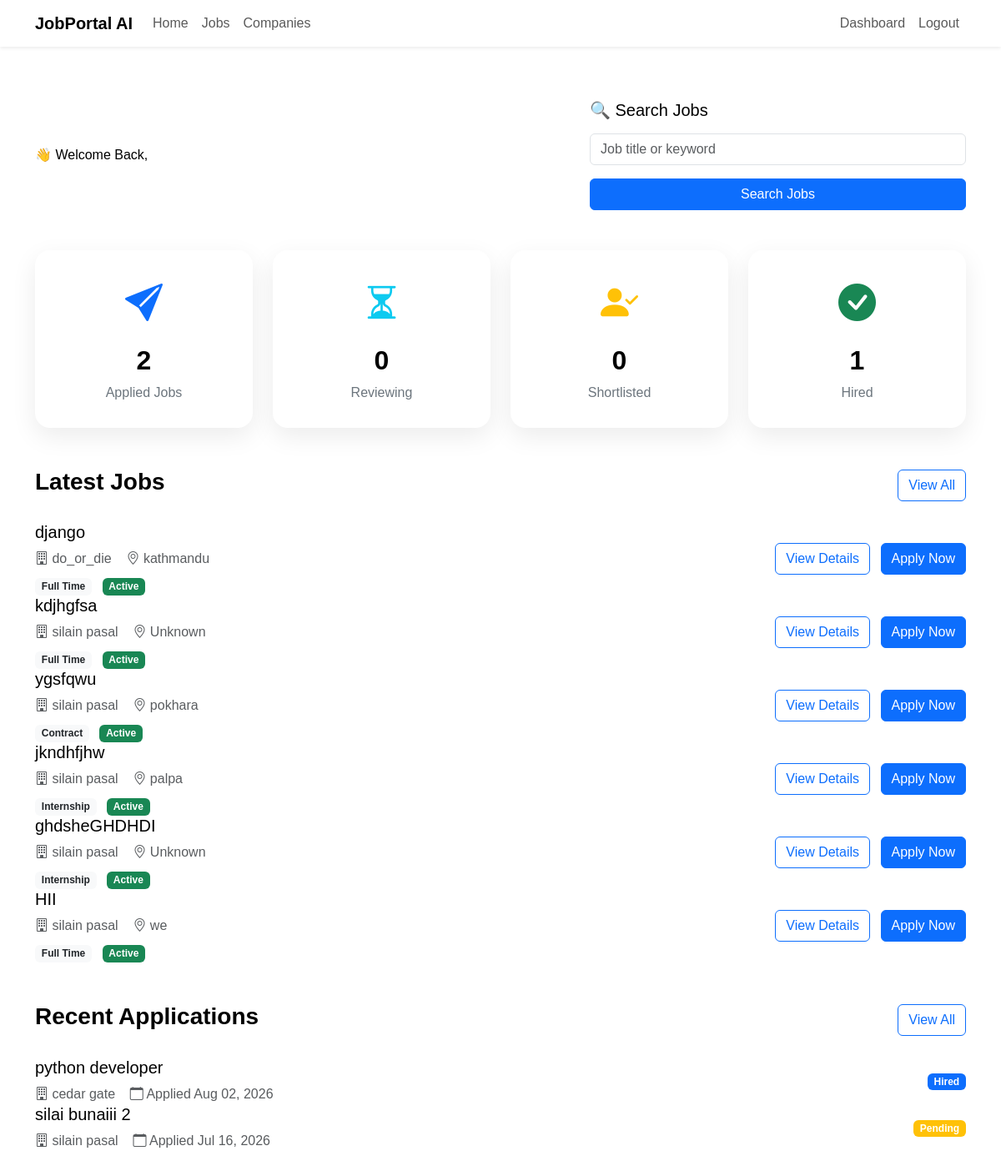
Screenshot of /applications/dashboard/ (signed in) with the database file from the repository.
### jobs/models.py (models this page shows, shortened)
class Job(models.Model):
    class EmploymentType(models.TextChoices):
        FULL_TIME = "Full Time"
        PART_TIME = "Part Time"
        INTERNSHIP = "Internship"
        CONTRACT = "Contract"
    class ExperienceLevel(models.TextChoices):
        ENTRY =  "Entry Level"
        MID =  "Mid Level"
        SENIOR = "Senior Level"
    company = models.ForeignKey(Company,on_delete=models.CASCADE,related_name="jobs")
    title = models.CharField(max_length=200)
    slug = models.SlugField(unique=True,blank=True)
    description = models.TextField()
    location = models.CharField(max_length=150)
    employment_type = models.CharField(max_length=20,choices=EmploymentType.choices)
    experience_level = models.CharField( max_length=20, choices=ExperienceLevel.choices )
    salary_min = models.PositiveIntegerField()
    salary_max = models.PositiveIntegerField()
    vacancies = models.PositiveIntegerField(default=1)
    deadline = models.DateField()
    is_active = models.BooleanField(default=True)
    created_at = models.DateTimeField(auto_now_add=True)
    updated_at = models.DateTimeField(auto_now=True)

### companies/models.py (models this page shows, shortened)
class Company(models.Model):
    owner = models.OneToOneField(settings.AUTH_USER_MODEL,on_delete=models.CASCADE,related_name="company")
    company_name = models.CharField(max_length=200)
    slug = models.SlugField(unique=True, blank=True)
    logo = models.ImageField( upload_to="company_logos/", blank=True, null=True)
    description = models.TextField()
    website = models.URLField(blank=True)
    email = models.EmailField()
    phone = models.CharField(max_length=20)
    address = models.TextField()
    location = models.CharField(max_length=255)
    city = models.CharField(max_length=100)
    country = models.CharField(max_length=100)
    established_date = models.DateField()
    employee_count = models.PositiveIntegerField()
    created_at = models.DateTimeField(auto_now_add=True)
    updated_at = models.DateTimeField(auto_now=True)

### applications/models.py (models this page shows, shortened)
class Application(models.Model):
    applicant = models.ForeignKey( settings.AUTH_USER_MODEL, on_delete=models.CASCADE, related_name="applications" )
    job = models.ForeignKey( Job, on_delete=models.CASCADE,related_name="applications")
    resume = models.FileField( upload_to="resumes/")
    cover_letter = models.TextField( blank=True)
    status = models.CharField( max_length=20,choices=Applicationstatus.choices,default=Applicationstatus.PENDING )
    applied_at = models.DateTimeField(auto_now_add=True)
    first_name = models.CharField(max_length=100, default="")
    last_name = models.CharField(max_length=100, default="")
    location = models.CharField(max_length=100, default="")
    class Meta:
        ordering = ["-applied_at"]
        unique_together = ("applicant", "job")

### applications/views.py (the view)
# urls.py: path("dashboard/",views.applicant_dashboard,name="applicant-dashboard" ),
@login_required
def applicant_dashboard(request):
    if request.user.role != "APPLICANT":
        return redirect("dashboard")
    applied_jobs = Application.objects.filter(applicant=request.user).count()
    interview_jobs = Application.objects.filter(applicant=request.user,status=Applicationstatus.SHORTLISTED).count()
    accepted_jobs = Application.objects.filter(applicant=request.user,status=Applicationstatus.HIRED ).count()
    recent_applications = Application.objects.filter(applicant=request.user )[:5]
    recommended_jobs = Job.objects.filter(is_active=True).exclude( applications__applicant=request.user )[:6]
    reviewing_jobs = Application.objects.filter(applicant=request.user,status=Applicationstatus.REVIEWING).count()
    context = {
    "applied_jobs": applied_jobs,
    "reviewing_jobs": reviewing_jobs,
    "interview_jobs": interview_jobs,
    "accepted_jobs": accepted_jobs,
    "recommended_jobs": recommended_jobs,
    "recent_applications": recent_applications,
}
    return render(request,"applications/applicant_dashboard.html",context )

### templates/applications/applicant_dashboard.html (shortened to what this page needs)
{% extends "dashboard_base.html" %}
{% load static %}
{% block content %}
<div class="container py-4">
<section class="hero-dashboard mb-5">
    <div class="row align-items-center">
        <div class="col-lg-7">
            <span class="hero-tag">
                👋 Welcome Back, {{ request.user.first_name }}
            </span>
        </div>
        <div class="col-lg-5">
            <div class="search-card">
                <h5 class="mb-3">
                    🔍 Search Jobs
                </h5>
                <form method="GET" action="{% url 'job-list' %}">
                    <div class="mb-3">
                        <input
                            type="text"
                            name="keyword"
                            class="form-control"
                            placeholder="Job title or keyword">
                    </div>
                    <button
                        class="btn btn-primary w-100">
                        Search Jobs
                    </button>
                </form>
            </div>
        </div>
    </div>
</section>
    <section class="mb-5">
        <div class="row g-4">
            <div class="col-lg-3 col-md-6">
                <div class="dashboard-card">
                    <i class="bi bi-send-fill stat-icon text-primary"></i>
                    <h2>{{ applied_jobs }}</h2>
                    <p>Applied Jobs</p>
                </div>
            </div>
            <div class="col-lg-3 col-md-6">
                <div class="dashboard-card">
                    <i class="bi bi-hourglass-split stat-icon text-info"></i>
                    <h2>{{ reviewing_jobs }}</h2>
                    <p>Reviewing</p>
                </div>
            </div>
            <div class="col-lg-3 col-md-6">
                <div class="dashboard-card">
                    <i class="bi bi-person-check-fill stat-icon text-warning"></i>
                    <h2>{{ interview_jobs }}</h2>
                    <p>Shortlisted</p>
                </div>
            </div>
            <div class="col-lg-3 col-md-6">
                <div class="dashboard-card">
                    <i class="bi bi-check-circle-fill stat-icon text-success"></i>
                    <h2>{{ accepted_jobs }}</h2>
                    <p>Hired</p>
                </div>
            </div>
        </div>
    </section>
    <section>
        <div class="d-flex justify-content-between align-items-center mb-4">
            <h3 class="fw-bold">
                Latest Jobs
            </h3>
            <a href="{% url 'job-list' %}" class="btn btn-outline-primary">
                View All
            </a>
        </div>
        {% for job in recommended_jobs %}
        <div class="job-card">
            <div class="row align-items-center">
                <div class="col-lg-8">
                    <h5 class="mb-2">
                        {{ job.title }}
                    </h5>
                    <p class="text-muted mb-2">
                        <i class="bi bi-building"></i>
                        {{ job.company.company_name }}
                        <i class="bi bi-geo-alt"></i>
                        {{ job.location }}
                    </p>
                    <div>
                        <span class="badge bg-light text-dark">
                            {{ job.get_employment_type_display }}
                        </span>
                        <span class="badge bg-success ms-2">
                            Active
                        </span>
                    </div>
                </div>
                <div class="col-lg-4 text-lg-end mt-3 mt-lg-0">
                    <a href="{% url 'job-detail' job.pk %}"
                       class="btn btn-outline-primary me-2">
                        View Details
                    </a>
                    <a href="{% url 'apply-job' job.pk %}"
                       class="btn btn-primary">
                        Apply Now
                    </a>
                </div>
            </div>
        </div>
       {% endfor %}
    </section>
    <section class="mt-5">
        <div class="d-flex justify-content-between align-items-center mb-4">
            <h3 class="fw-bold">
                Recent Applications
            </h3>
            <a href="{% url 'my-applications' %}" class="btn btn-outline-primary">
                View All
            </a>
        </div>
        {% for application in recent_applications %}
        <div class="job-card">
            <div class="row align-items-center">
                <div class="col-lg-8">
                    <h5 class="mb-2">
                        {{ application.job.title }}
                    </h5>
                    <p class="text-muted mb-0">
                        <i class="bi bi-building"></i>
                        {{ application.job.company.company_name }}
                        <i class="bi bi-calendar"></i>
                        Applied {{ application.applied_at|date:"M d, Y" }}
                    </p>
                </div>
                <div class="col-lg-4 text-lg-end mt-3 mt-lg-0">
                    {% if application.status == "Pending" %}
                        <span class="badge bg-warning">{{ application.status }}</span>
                    {% elif application.status == "Reviewing" %}
                        <span class="badge bg-info">{{ application.status }}</span>
                    {% elif application.status == "Shortlisted" %}
                        <span class="badge bg-success">{{ application.status }}</span>
                    {% elif application.status == "Hired" %}
                        <span class="badge bg-primary">{{ application.status }}</span>
                    {% elif application.status == "Rejected" %}
                        <span class="badge bg-danger">{{ application.status }}</span>
                    {% endif %}
                </div>
            </div>
        </div>
        {% endfor %}
    </section>
</div>
{% endblock %}

### static/css/style.css (style rules this page uses)
* { margin:0; padding:0; box-sizing:border-box; }
body { font-family:'Poppins',sans-serif; background:var(--light); color:var(--dark); }
a { text-decoration:none; }
.dashboard-card { background:#fff; border-radius:18px; padding:30px; text-align:center; box-shadow:0 10px 30px rgba(0,0,0,.08); transition:.3s; height:100%; }
.dashboard-card h2 { font-weight:700; margin-top:15px; }
.dashboard-card p { color:#6c757d; margin-bottom:0; }
.stat-icon { font-size:45px; }
.btn-primary-custom, .btn-outline-primary, .btn-outline-secondary, .btn-outline-danger, .btn-outline-info, .btn-outline-warning { display:inline-flex; align-items:center; justify-content:center; gap:6px; white-space:nowrap; }

### rows the page displays
Job: title "django", company.company_name "do_or_die", location "kathmandu", employment_type "Full Time"
Job: title "kdjhgfsa", company.company_name "silain pasal", location "Unknown", employment_type "Full Time"
Job: title "ygsfqwu", company.company_name "silain pasal", location "pokhara", employment_type "Contract"
Job: title "jkndhfjhw", company.company_name "silain pasal", location "palpa", employment_type "Internship"
Job: title "ghdsheGHDHDI", company.company_name "silain pasal", location "Unknown", employment_type "Internship"
Job: title "HII", company.company_name "silain pasal", location "we", employment_type "Full Time"
Application: job "python developer", job.company.company_name "cedar gate", applied_at "Aug 02, 2026", status "Hired"
Application: job "silai bunaiii 2", job.company.company_name "silain pasal", applied_at "Jul 16, 2026", status "Pending"

### other values shown
{{ applied_jobs }} "2"
{{ reviewing_jobs }} "0"
{{ interview_jobs }} "0"
{{ accepted_jobs }} "1"
